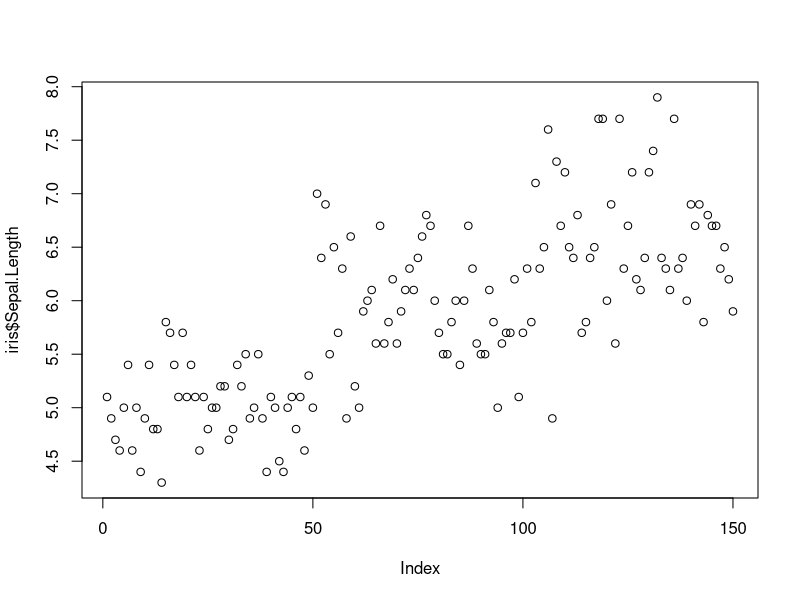
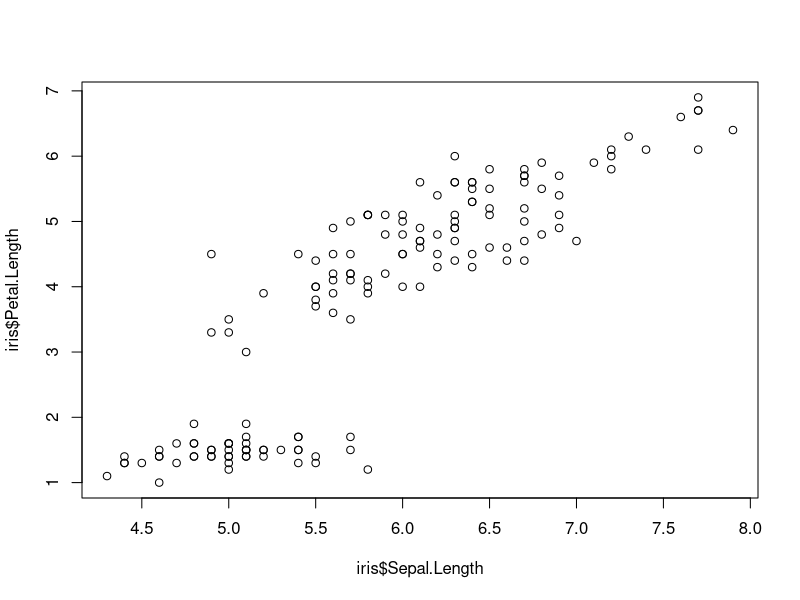
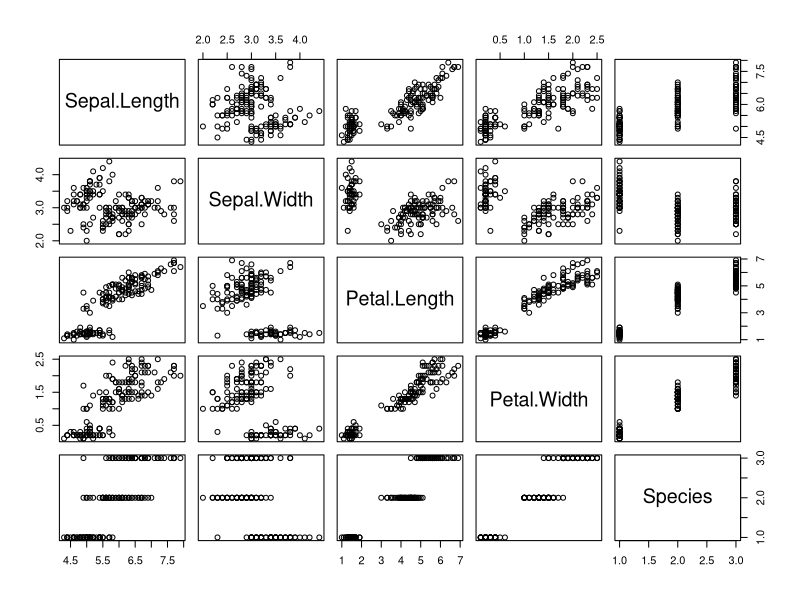
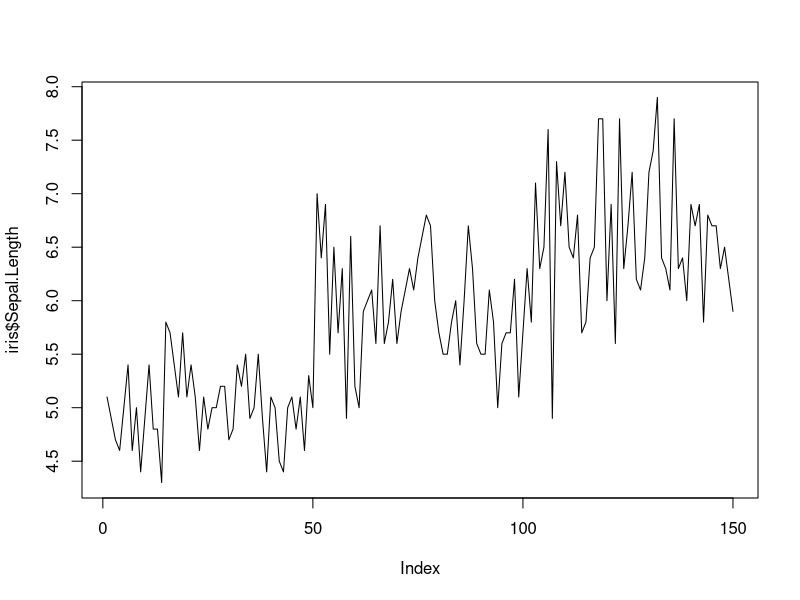
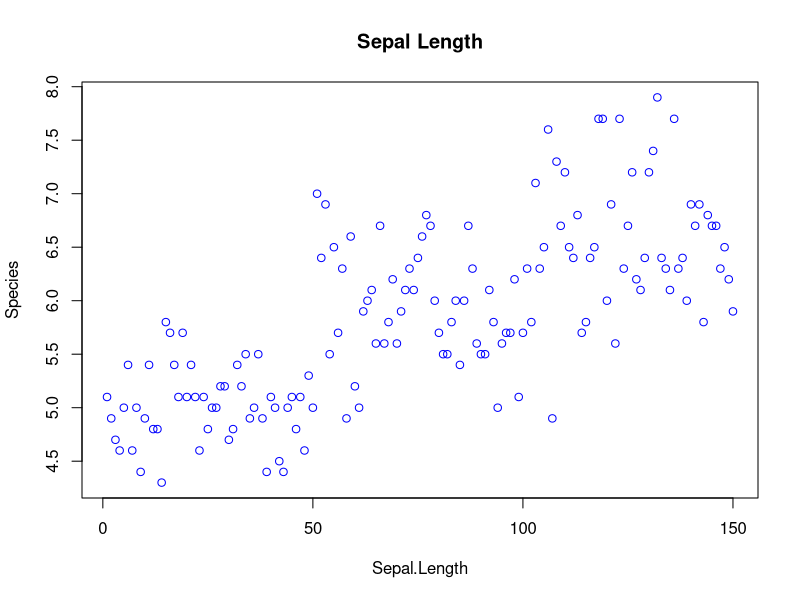
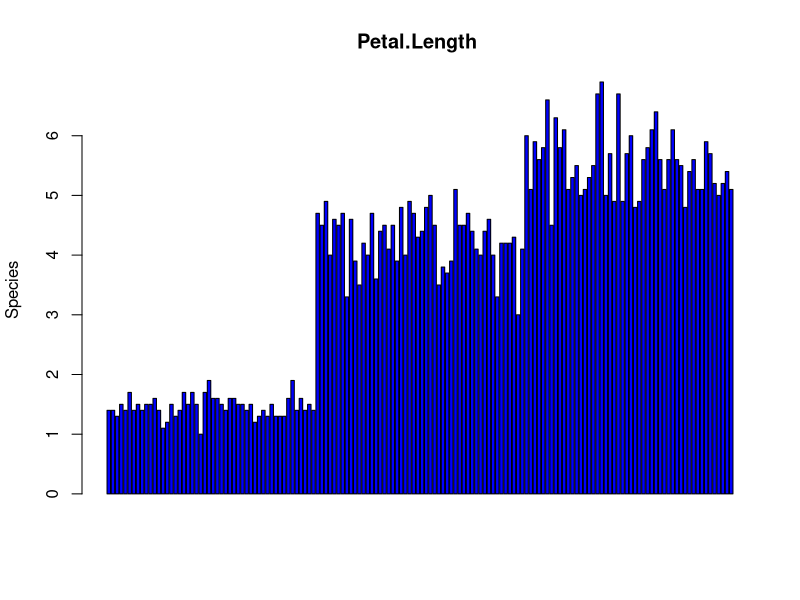
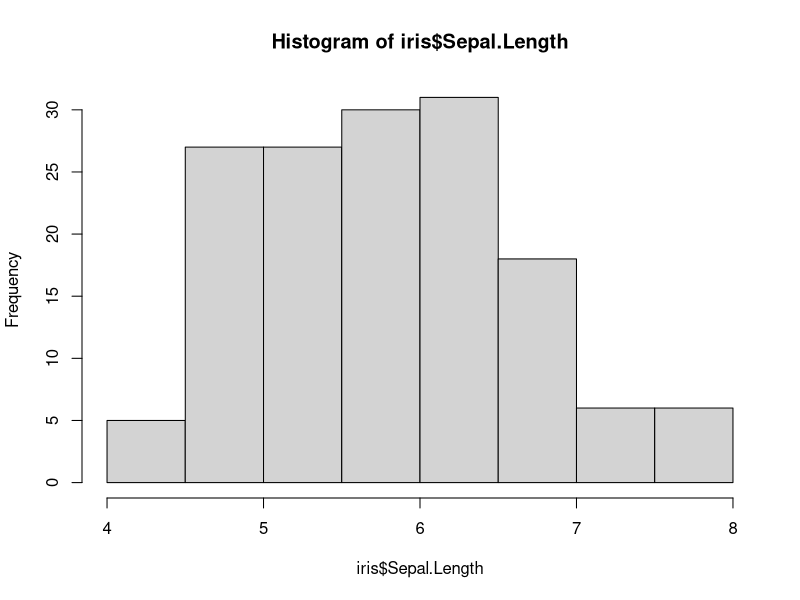
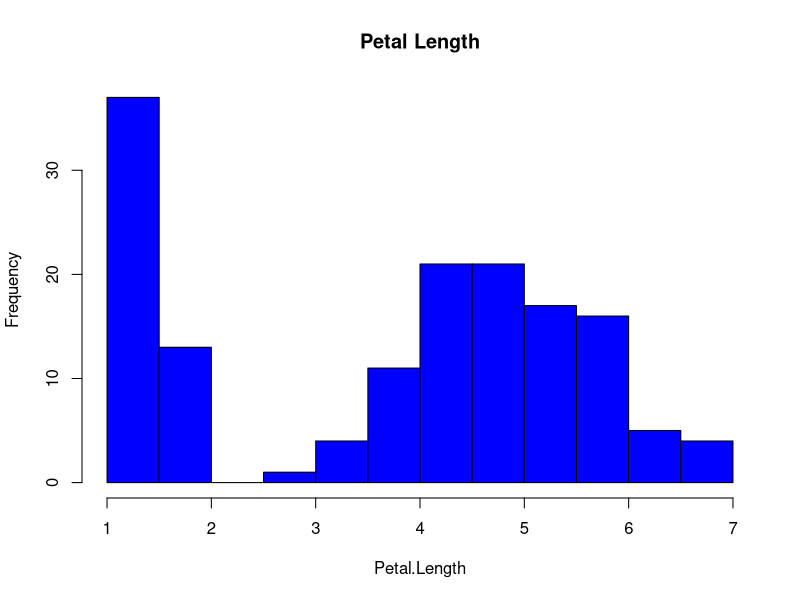

These figures' R source, in order: (Note: this script raises an error after producing the figures.)
eiris <- datasets::iris
head(iris,10)
tail(iris,10)
iris[,c(1,2)]
df<-iris[,-5]
summary(iris[,1])
iris$Sepal.Length
summary(iris$Sepal.Length)
summary(iris)
summary(iris$Petal.Width) 
plot(iris$Sepal.Length)
plot(iris$Sepal.Length,iris$Petal.Length,type="p")
plot(iris)
plot(iris$Sepal.Length, type= "l") # p: points, l: lines,b: both
plot(iris$Sepal.Length, xlab = 'Sepal.Length', 
     ylab = 'Species', main = 'Sepal Length',
     col = 'blue')
barplot(iris$Petal.Length, main = 'Petal.Length ',
        ylab = 'Species', col= 'blue',horiz = F,axes=T)
hist(iris$Sepal.Length)
hist(iris$Petal.Length, 
     main = 'Petal Length',
     xlab = 'Petal.Length', col='blue')

#Single box plot
boxplot(iris$Petal.Length,main="Boxplot")
boxplot.stats(iris$Petal.Length)$out



# Multiple box plots
boxplot(iris[,1:4],main='Multiple')

par(mfrow=c(3,3),mar=c(2,5,2,1),  las=0, bty="o")
plot(iris$Sepal.Length)
plot(iris$Sepal.Length, iris$Petal.Width)
plot(iris$Sepal.Length, type= "l")
plot(iris$Sepal.Length, type= "l")
plot(iris$Sepal.Length, type= "l")
barplot(iris$Sepal.Length, main = 'Sepal Length ',
        xlab = 'Sepal.Length ', col='green',horiz = TRUE)
hist(iris$Sepal.Length)
boxplot(iris$Sepal.Length)
boxplot(iris[,0:4], main='Multiple Box plots')

sd(iris$Petal.Length,na.rm = T)
sd(iris$Sepal.Length,na.rm = T)

var(iris$Petal.Length)
skewness(iris$Sepal.Length)
kurtosis(iris$Petal.Length)

mean(iris$Petal.Length)



